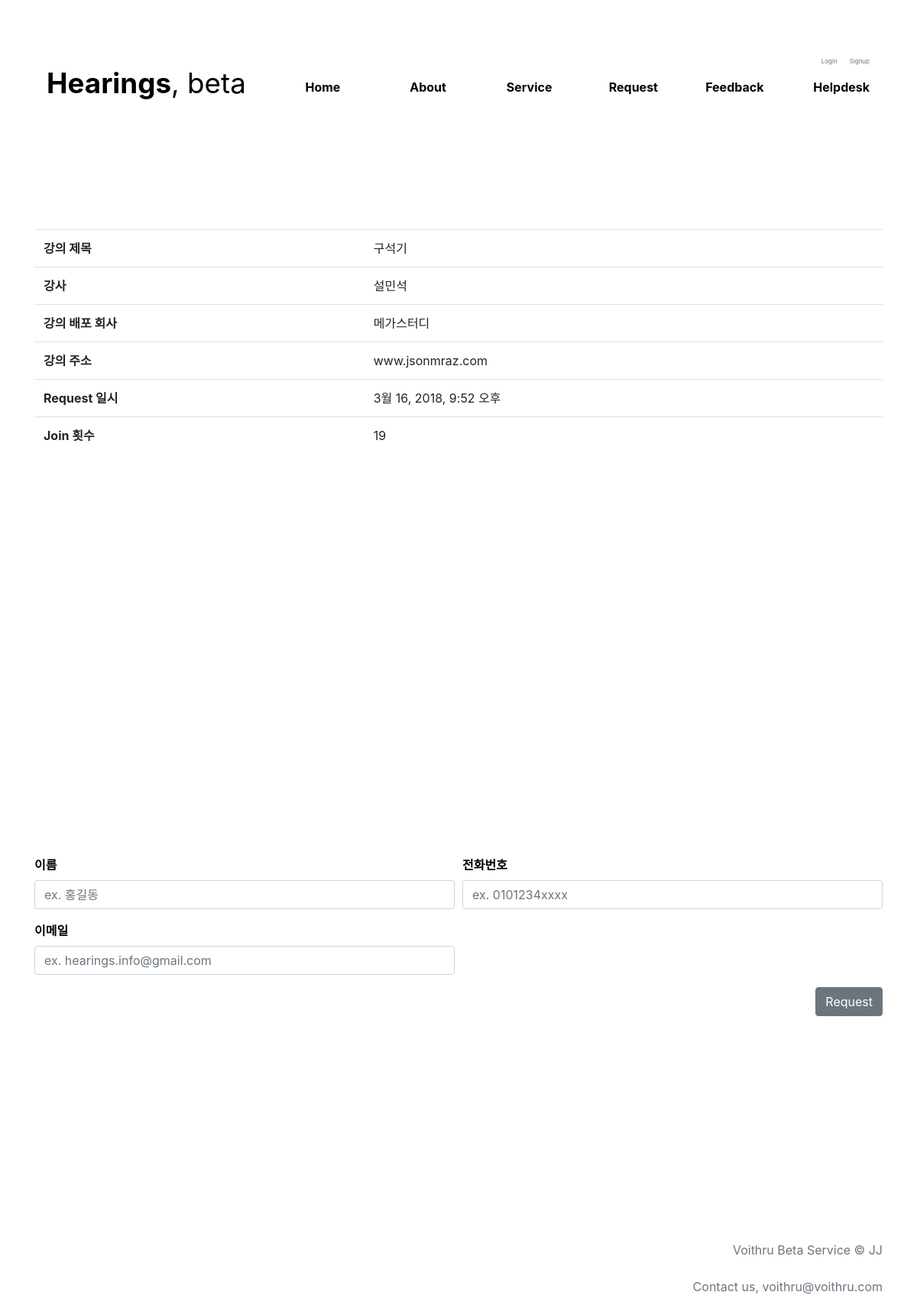
Before: /post/1/ with the older database file.
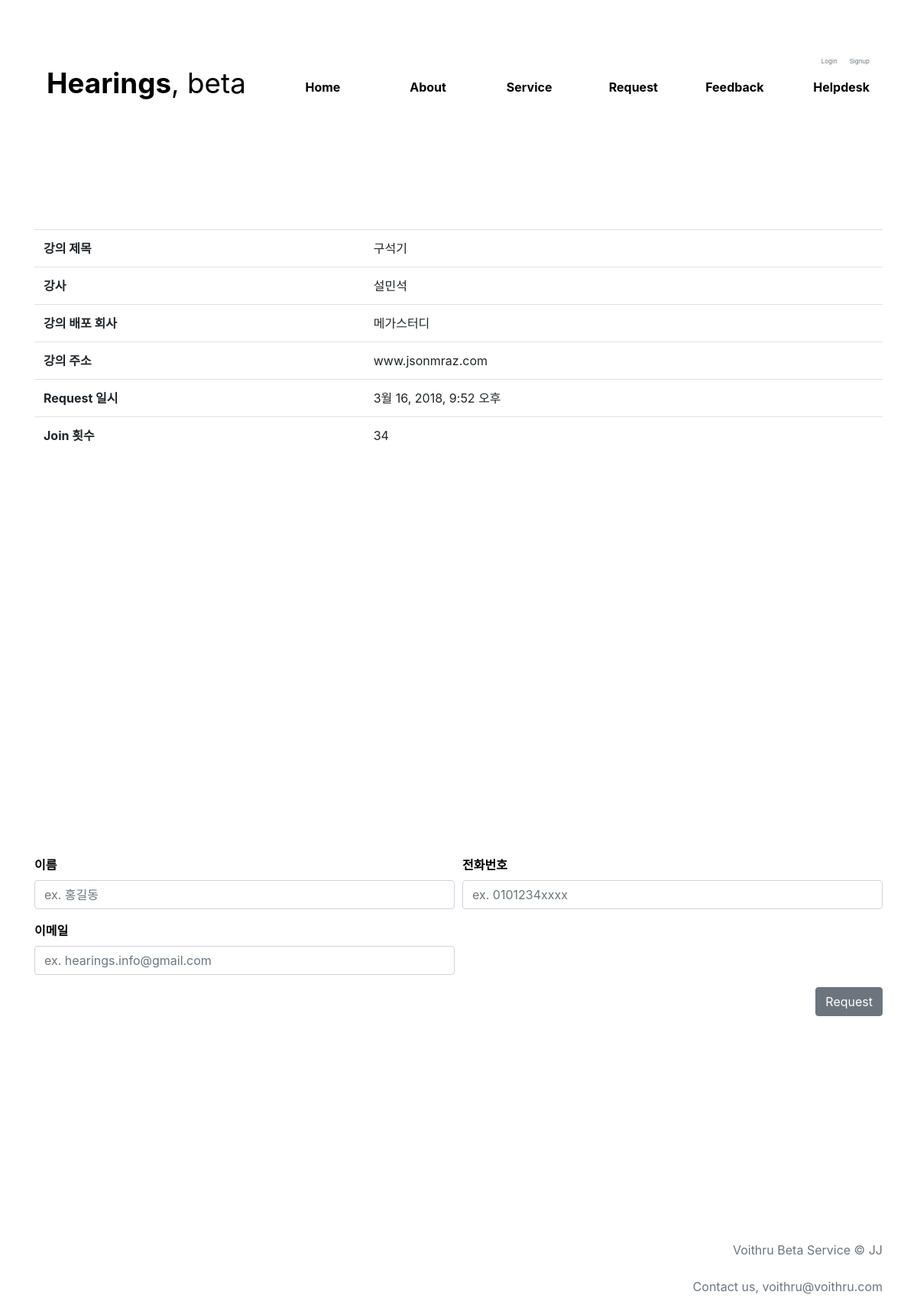
After: the same page with the newer database file.
### blog/models.py (models this page shows, shortened)
class Request(models.Model):
    author = models.ForeignKey('auth.User', on_delete=models.CASCADE)
    username = models.CharField(max_length=50, blank=True)
    phone_num = models.CharField(max_length=50, blank=True)
    lec = models.CharField(max_length=100, blank=True)
    lec_url = models.CharField(max_length=100, blank=True)
    lec_teacher = models.CharField(max_length=100, blank=True)
    description = models.TextField()
    email = models.EmailField()
    lec_company = models.CharField(max_length=50, blank=True)
    created_date = models.DateTimeField(default=timezone.now)
    published_date = models.DateTimeField(blank=True, null=True)
    view_cnt = models.IntegerField(default=0, blank=True)
    STEP1 = '모집중'
    STEP2 = '준비중'
    STEP3 = '제작중'
    STEP4 = '배포완료'
    STEP_STOPPED = '제작중단'
    STATUS = [
        (STEP1, '모집중'),
        (STEP2, '준비중'),
        (STEP3, '제작중'),
        (STEP4, '배포완료'),
        (STEP_STOPPED, '제작중단'),
    ]
    status = models.CharField(choices=STATUS, max_length=20, default=STEP1)

### blog/views.py (the view)
# urls.py: url(r'^post/(?P<pk>\d+)/$', views.post_detail, name='post_detail'),
def post_detail(request, pk):
    post = get_object_or_404(Request, pk=pk)
    post.save()
    if request.method == "POST":
        form = JoinForm(request.POST)
        if form.is_valid():
            join_post = form.save(commit=False)
            join_post.j_user = post
            join_post.j_username = request.user
            post.view_cnt += 1
            post.save()
            join_post.save()
            return redirect('post_list')
    else:
        form = JoinForm()
    return render(request, 'blog/post_detail.html', {'post':post, 'form':form})

### blog/forms.py
class JoinForm(forms.ModelForm):
    j_username = forms.CharField(widget=forms.TextInput(attrs={'class' : 'form-control', 'placeholder':'ex. 홍길동'}))
    j_phone_num = forms.CharField(widget=forms.TextInput(attrs={'class':'form-control', 'placeholder':'ex. 0101234xxxx'}))
    j_email = forms.EmailField(widget=forms.TextInput(attrs={'class':'form-control','placeholder':'ex. hearings.info@gmail.com'}))
    class Meta:
        model = Join
        fields = ('j_username', 'j_phone_num', 'j_email')

### blog/templates/blog/post_detail.html (shortened to what this page needs)
{% extends 'blog/base.html' %}
{% block content %}
<div class="container" style="height:550px;">
    <table class="table" style="vertical-align:middle; margin:100px 0 0 0;">
        <tbody>
            <tr>
                <th scope="row">강의 제목</th>
                <td>{{ post.lec }}</td>
            </tr>
            <tr>
                <th scope="row">강사</th>
                <td>{{ post.lec_teacher }}</td>
            </tr>
            <tr>
                <th scope="row">강의 배포 회사</th>
                <td>{{ post.lec_company }}</td>
            </tr>
            <tr>
                <th scope="row">강의 주소</th>
                <td>{{ post.lec_url }}</td>
            </tr>
            <tr>
                <th scope="row">Request 일시</th>
                <td>{{ post.published_date }}</td>
            </tr>
            <tr>
                <th scope="row">Join 횟수</th>
                <td>{{ post.view_cnt }}</td>
            </tr>
        </tbody>
    </table>
</div>
<div class="container" style="height:750px; display:table;">
    <div class="content" style="display:table-cell; vertical-align:middle;">
    <form method="POST" class="post-form">
      <div class="form-row">
        <div class="form-group col-md-6">
            <label><strong>이름</strong></label>
            {{ form.j_username }}
        </div>
        <div class="form-group col-md-6">
            <label><strong>전화번호</strong></label>
            {{ form.j_phone_num }}
        </div>
      </div>
      <div class="form-row">
        <div class="form-group col-md-6">
            <label><strong>이메일</strong></label>
            {{ form.j_email }}
        </div>
      </div>
      <div class="float-right">
      <button type="submit" class="save btn btn-secondary">Request</button>
      </div>
    </form>
    </div>
</div>
{% endblock %}

Changed rows visible on the page:
changed Request "구석기": view_cnt "19" → "34"
